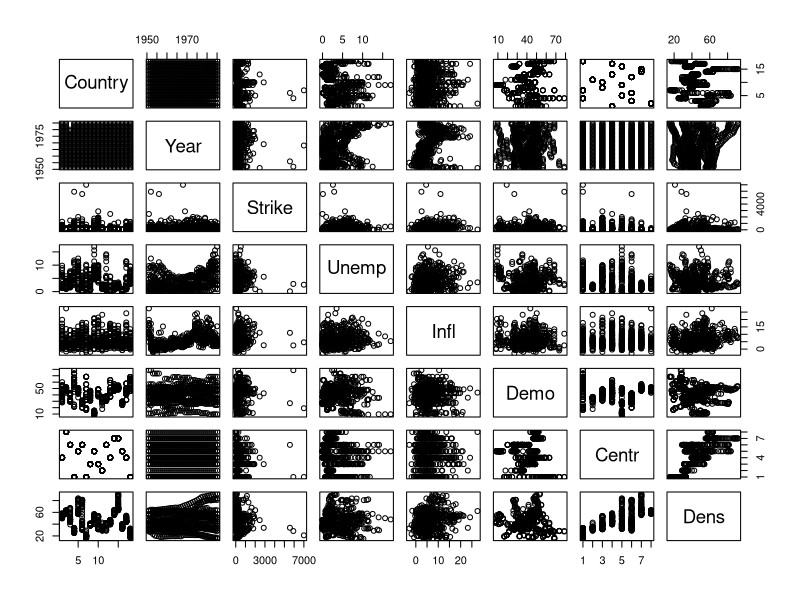
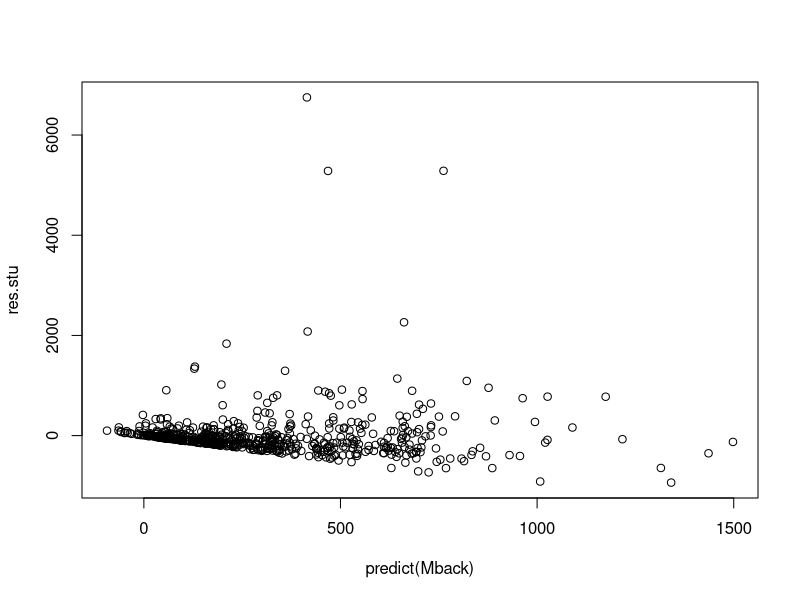
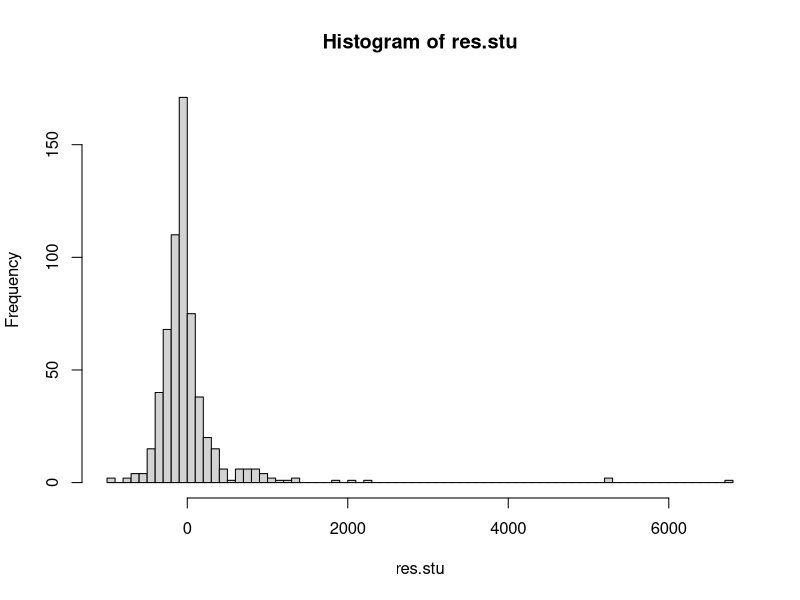

Write the R code that produced these figures, in order.

# load file
strike <- read.csv("strikes_clean.csv")
# encode categoricals as Factors
strike$Centr <- as.factor(strike$Centr)
strike$Country <- as.factor(strike$Country)

# Investigate to look for patterns
summary(strike)
pairs(strike)

# remove zero values
strike <- strike[strike$Strike != 0,]


# Reason that these should affect strike
M1 = lm(Strike ~ Infl*Centr*Unemp, data = strike)
# anova shows unemp doesn't add much 
anova(M1)
# remove Unemp from M1 to get current model that works well 
M2 = lm(Strike ~ Infl*Centr, data = strike)
# multiplicative model
M3 = lm(log(Strike) ~ Infl*Centr, data = strike)

M0.log = lm(log(Strike) ~ 1, data = strike)

Mfull.log = lm(log(Strike) ~ (. - Country)^2, data = strike)
# basic model
M0 <- lm(Strike ~ 1, data = strike)
# full model without country - interaction effects
Mfull <- lm(Strike ~ (. - Country - Year)^2 , data = strike)
# forward step model from intercept to full
Mfwd <- step(M0, scope=list(lower=M0, upper=Mfull), direction='forward', trace=FALSE)
# backward step model from full to intercept
Mback <- step(Mfull, scope=list(lower=M0, upper=Mfull), direction='backward', trace=FALSE)
# step model starting from model grenerated from exploration
Mstep <- step(M2, scope=list(lower=M0, upper=Mfull), direction='both', trace=FALSE)

Mfwd.log <- step(M0.log, scope=list(lower=M0.log, upper=Mfull.log), direction='forward', trace=FALSE)
# backward step model from full to intercept
Mback.log <- step(Mfull.log, scope=list(lower=M0.log, upper=Mfull.log), direction='backward', trace=FALSE)
# step model starting from model grenerated from exploration
Mstep.log <- step(M3, scope=list(lower=M0.log, upper=Mfull.log), direction='both', trace=FALSE)


models <- list(M0, M1, M2, Mfwd, Mback, Mstep, M3, Mfwd.log, Mback.log, Mstep.log)


n <- length(strike$Strike)
samp.size <- 400
results <- rep(0, length(models))

for(i in 1:2000) {
  # seperate training and test data
  samp <- sample(n, samp.size)
  strike.train <- strike[samp,]
  strike.test <- strike[-samp,]
  j <- 1
  for(m in models){
    # train model
    m.trn <- update(m, data=strike.train)
    # test model
    results[j] <- results[j] + sum((predict.lm(m, strike.test) - strike.test$Strike)^2)
    j <- j+1
  }
}

# model diagnostics
res <- resid(Mback)
H <-  model.matrix(Mback)
H <- H %*% solve(crossprod(H), t(H))
h <- diag(H)
# studentized residuals
res.stu <- res/sqrt(1-h)

# standardized student residuals
res.stand <- res.stu/sigma(Mback)

# diagnostic plots
plot(predict(Mback), res.stu) # seems like multiplicative error
hist(res.stu,breaks=100)

# try multiplicative model
strike.nonzero <- strike[strike$Strike != 0,]
M3 = lm(log(Strike) ~ Infl*Centr, data = strike.nonzero)

